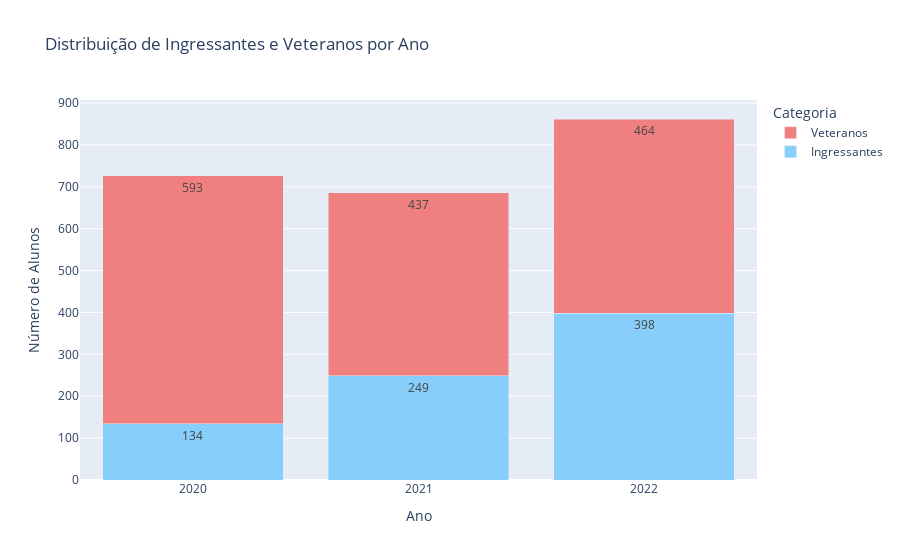

The cell this chart's notebook holds for it:
### Markdown cell above
### Análise do Total de Alunos por Ano com Variação Percentual

O gráfico acima demonstra o total de alunos matriculados ao longo dos anos de 2020, 2021 e 2022, destacando também a variação percentual de um ano para o outro.

- **2020**: O ano de 2020 serve como base para a análise, com um total de 727 alunos matriculados. Não há variação percentual neste ano, pois ele é o ponto de partida.
  
- **2021**: Em 2021, observa-se uma diminuição no número total de alunos foi 686, caindo aproximadamente 5,64% em relação ao ano anterior. Esta queda pode ser indicativa de fatores como evasão escolar ou menores taxas de ingresso de novos alunos.
  
- **2022**: O ano de 2022 apresenta um aumento significativo no número de alunos, com uma variação positiva de 25,66% em comparação ao ano de 2021. Este aumento pode sugerir um sucesso nas estratégias de retenção e captação de novos alunos implementadas após a queda observada em 2021 ou simplesmente um aumento substancial na verba da ONG possibilitando o ingresso de novos alunos.

### Code cell
import plotly.graph_objects as go

# Contagem de ingressantes e veteranos por ano
ingressantes_2020 = df_2020[df_2020['SINALIZADOR_INGRESSANTE'] == 'Ingressante'].shape[0]
veteranos_2020 = df_2020[df_2020['SINALIZADOR_INGRESSANTE'] == 'Veterano'].shape[0]

ingressantes_2021 = df_2021[df_2021['SINALIZADOR_INGRESSANTE'] == 'Ingressante'].shape[0]
veteranos_2021 = df_2021[df_2021['SINALIZADOR_INGRESSANTE'] == 'Veterano'].shape[0]

ingressantes_2022 = df_2022[df_2022['SINALIZADOR_INGRESSANTE'] == 'Ingressante'].shape[0]
veteranos_2022 = df_2022[df_2022['SINALIZADOR_INGRESSANTE'] == 'Veterano'].shape[0]

# Dados para o gráfico
anos = ['2020', '2021', '2022']
ingressantes = [ingressantes_2020, ingressantes_2021, ingressantes_2022]
veteranos = [veteranos_2020, veteranos_2021, veteranos_2022]

# Criando o gráfico de barras empilhadas
fig = go.Figure(data=[
    go.Bar(name='Ingressantes', x=anos, y=ingressantes, marker_color='lightskyblue', text=ingressantes, textposition='inside'),
    go.Bar(name='Veteranos', x=anos, y=veteranos, marker_color='lightcoral', text=veteranos, textposition='inside')
])

# Customizando o layout
fig.update_layout(
    barmode='stack',
    title='Distribuição de Ingressantes e Veteranos por Ano',
    xaxis_title='Ano',
    yaxis_title='Número de Alunos',
    legend_title='Categoria'
)

# Exibindo o gráfico
fig.show()

### Figure 1 — Plotly figure (JSON) as saved in the notebook; plotly's stock layout.template omitted (floating-point values rounded to 4 significant figures)
{"data": [{"marker": {"color": "lightskyblue"}, "name": "Ingressantes", "text": ["134", "249", "398"], "textposition": "inside", "type": "bar", "x": ["2020", "2021", "2022"], "y": [134, 249, 398]}, {"marker": {"color": "lightcoral"}, "name": "Veteranos", "text": ["593", "437", "464"], "textposition": "inside", "type": "bar", "x": ["2020", "2021", "2022"], "y": [593, 437, 464]}], "layout": {"barmode": "stack", "legend": {"title": {"text": "Categoria"}}, "title": {"text": "Distribuição de Ingressantes e Veteranos por Ano"}, "xaxis": {"title": {"text": "Ano"}}, "yaxis": {"title": {"text": "Número de Alunos"}}}}
